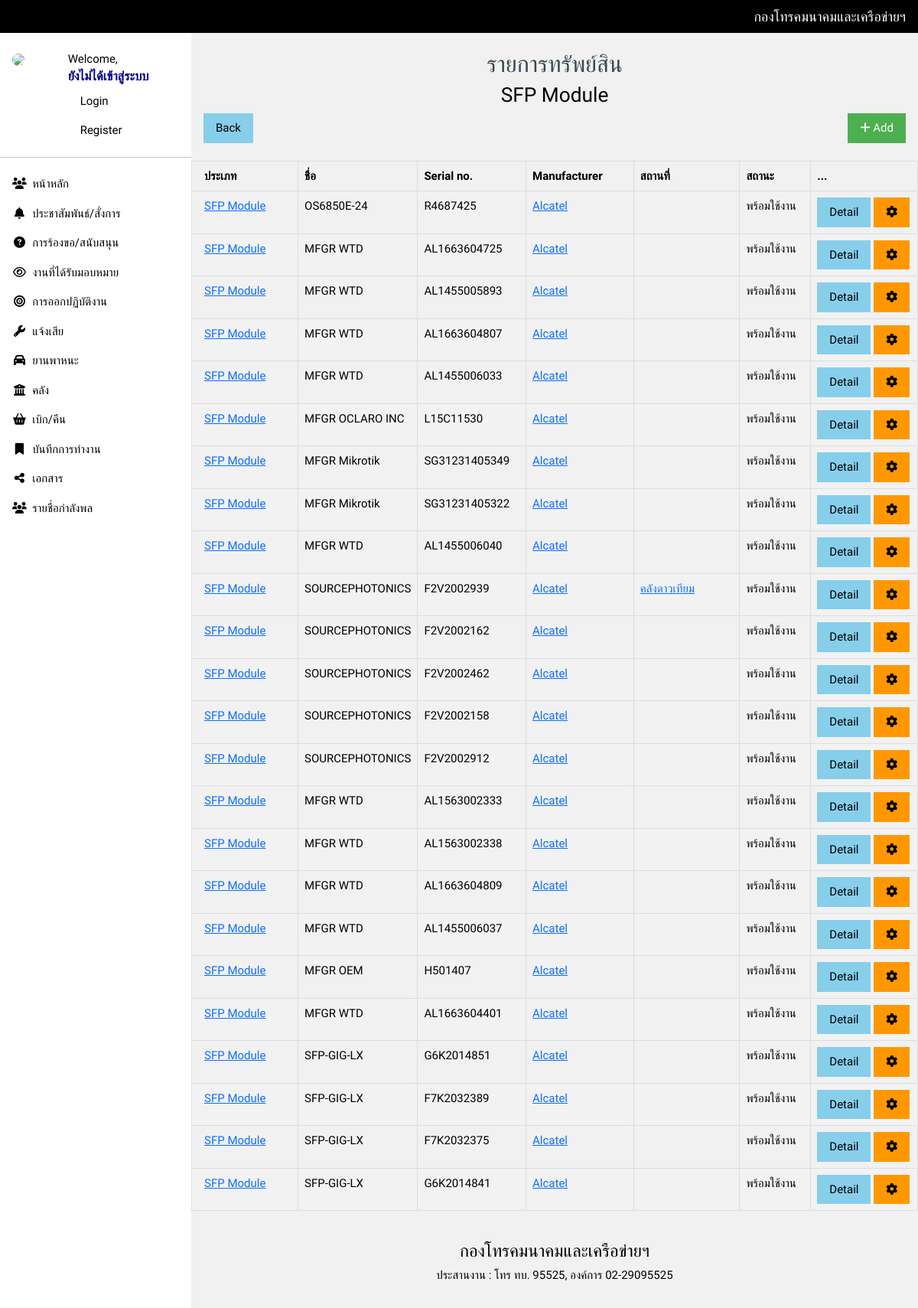
Screenshot of /asset/category/3/ with the database file from the repository.
### asset/models.py (models this page shows, shortened)
class Category(models.Model):
    name = models.CharField(max_length=200)
    def __str__(self):
        return self.name

class Asset(models.Model):
    name           = models.CharField(max_length=200)
    model_no       = models.ForeignKey(AssetModel, null=True, blank=True, on_delete=models.CASCADE, related_name='assets_model')
    serial_no      = models.CharField(max_length=200)
    purchase_date  = models.DateTimeField()
    assigned_to    = models.ForeignKey(User, on_delete=models.CASCADE, related_name='assigned', null=True, blank=True)
    note           = models.TextField(null=True, blank=True)
    image          = models.ImageField(upload_to=get_image_name, null=True, blank=True)
    created_at     = models.DateTimeField(auto_now_add=True)
    updated_at     = models.DateTimeField(auto_now=True)
    status         = models.ForeignKey(AssetStatus, on_delete=models.CASCADE)
    warranty_month = models.CharField(max_length=10)
    supplier       = models.ForeignKey(Supplier, on_delete=models.CASCADE, null=True, blank=True)
    request_able   = models.BooleanField(default=True)
    location_at    = models.ForeignKey(Location, on_delete=models.CASCADE, null=True, blank=True)
    manufacturer   = models.ForeignKey(Manufacturer, on_delete=models.CASCADE, null=True, blank=True)
    quantity       = models.PositiveIntegerField(default=1)
    on_network     = models.ForeignKey(Network, on_delete=models.CASCADE, null=True, blank=True)
    category       = models.ForeignKey(Category, on_delete=models.CASCADE, null=True, blank=True)
    def get_absolute_url(self):
        return reverse("asset:detail", kwargs={"pk": self.pk})

class Manufacturer(models.Model):
    name = models.CharField(max_length=200)

class AssetStatus(models.Model):
    name = models.CharField(max_length=200)
    class Meta:
        verbose_name        = 'Status'
        verbose_name_plural = 'Status'
    def __str__(self):
        return self.name

class Location(models.Model):
    name  = models.CharField(max_length=200)
    city  = models.CharField(max_length=200, null=True, blank=True)
    agent = models.ForeignKey(User, on_delete=models.CASCADE, null=True, blank=True)
    l_tel = models.CharField(max_length=10, null=True, blank=True)
    a_tel = models.CharField(max_length=10, null=True, blank=True)

### asset/views.py (the view)
# urls.py: path('category/<int:pk>/', views.CategoryListView, name='category'),
def CategoryListView(request, pk):
    object_list = Asset.objects.filter(category__id__exact=pk)
    description = Category.objects.get(pk=pk)
    context = {
        'object_list': object_list,
        'description': description,
        'btn':         "Back",
    }
    return render(request, 'asset/asset.html', context)

### account/templatetags/tags.py (called while the page is built)
@register.filter(name='has_group')
def has_group(user, group_name):
    group = user.groups.filter(name=group_name).exists()
    return group

### asset/templates/asset/asset.html (shortened to what this page needs)
{% extends 'base.html' %}
{% load static %}
{% load tz %}
{% load tags %}
{% block content %}
<br>
<div class="w3-container w3-center">
    <h2>รายการทรัพย์สิน</h2>
    <h3>{{ description.name }}</h3>
</div>
<div class="w3-container">
  <div class="w3-content">
    <a href="{% url 'asset:create' %}" class="w3-bar-item w3-button w3-right w3-green">
      <i class="fa fa-plus"></i>
      Add
    </a>
    {% if btn %}
      <a href="{% url 'asset:list' %}" class="w3-bar-item w3-button w3-left w3-light-blue">
        {{ btn }}
      </a>
    {% endif %}
  </div>
</div>
<br>
<div class="w3-content table-responsive">
    <table class="w3-table table-bordered" id="dataTable" width="100%" cellspacing="0" cellpadding="0">
      <thead>
        <tr>
            <th onclick="sortTable(1)" style="width: 15%;">ประเภท</th>
            <th onclick="sortTable(2)" style="width: 15%">ชื่อ</th>
            <th onclick="sortTable(3)" style="width: 15%;">Serial no.</th>
            <th onclick="sortTable(3)" style="width: 15%;">Manufacturer</th>
            <th onclick="sortTable(4)" style="width: 15%;">สถานที่</th>
            <th onclick="sortTable(5)" style="width: 10%;">สถานะ</th>
            <th onclick="sortTable(6)" style="width: 15%;">...</th>
        </tr>
      </thead>
      <tbody>
        {% for object in object_list %}
        <tr class="w3-hover-purple">
            <td>
              <a href="{% url 'asset:category' pk=object.category.pk %}">
              {{ object.category }}
              </a>
            </td>
            <td>{{ object.name }}</td>
            <td>{{ object.serial_no }}</td>
            <td>
              {% if object.manufacturer %}
                <a href="{% url 'asset:manufacturer' pk=object.manufacturer.pk %}">
                  {{ object.manufacturer.name }}
                </a>
              {% endif %}
            </td>
            <td>
              {% if object.location_at %}
                <a href="{% url 'asset:location' pk=object.location_at.pk %}">
                  {{ object.location_at.name }}
                </a>
              {% endif %}
            </td>
            <td>{{ object.status }}</td>
            <td>
                <a href="{{ object.get_absolute_url }}" class="w3-bar-item w3-button w3-light-blue">Detail</a>
                <a href="{% url 'asset:update' pk=object.pk %}" class="w3-bar-item w3-button w3-orange"><i class="fa fa-cog"></i></a>
            </td>
        </tr>
        {% endfor %}
      </tbody>
    </table>
</div>
{% endblock content %}

### static/css/main.css (style rules this page uses)
html { box-sizing:border-box }
*,*:before,*:after { box-sizing:inherit }
html { -ms-text-size-adjust:100%; -webkit-text-size-adjust:100% }
body { margin:0 }
a { background-color:transparent }
html,body { font-family:Verdana,sans-serif; font-size:15px;line-height:1.5 }
html { overflow-x:hidden }
h2 { font-size:30px }
h3 { font-size:24px }
h1,h2,h3,h4,h5,h6 { font-family:"Segoe UI",Arial,sans-serif; font-weight:400;margin:10px 0 }
a { color:inherit }
.w3-table,.w3-table-all { border-collapse:collapse; border-spacing:0; width:100%; display:table }
.w3-table td,.w3-table th,.w3-table-all td,.w3-table-all th { padding:8px 8px; display:table-cell; text-align:left; vertical-align:top }
.w3-table th:first-child,.w3-table td:first-child,.w3-table-all th:first-child,.w3-table-all td:first-child { padding-left:16px }
.w3-btn,.w3-button { border:none; display:inline-block; padding:8px 16px; vertical-align:middle; overflow:hidden; text-decoration:none; color:inherit; background-color:inherit; text-align:center; cursor:pointer; white-space:nowrap }
.w3-btn,.w3-button { -webkit-touch-callout:none; -webkit-user-select:none; -khtml-user-select:none; -moz-user-select:none; -ms-user-select:none; user-select:none }
.w3-container:after,.w3-container:before,.w3-panel:after,.w3-panel:before,.w3-row:after,.w3-row:before,.w3-row-padding:after,.w3-row-padding:before, .w3-cell-row:before,.w3-cell-row:after,.w3-clear:after,.w3-clear:before,.w3-bar:before,.w3-bar:after { content:""; display:table; clear:both }
.w3-content,.w3-auto { margin-left:auto; margin-right:auto }
.w3-content { max-width:980px }
.w3-container,.w3-panel { padding:0.01em 16px }
.w3-center { text-align:center!important }
.w3-left { float:left!important }
.w3-right { float:right!important }
.w3-light-blue,.w3-hover-light-blue:hover { color:#000!important;background-color:#87CEEB!important }
.w3-green,.w3-hover-green:hover { color:#fff!important;background-color:#4CAF50!important }
.w3-orange,.w3-hover-orange:hover { color:#000!important;background-color:#ff9800!important }
.w3-light-grey,.w3-hover-light-grey:hover,.w3-light-gray,.w3-hover-light-gray:hover { color:#000!important;background-color:#f1f1f1!important }

### static/css/site.css (style rules this page uses)
body, h1, h2, h3, h4, h5 { font-family: 'Ubuntu', 'Segoe UI', Tahoma, Geneva, Verdana, sans-serif; }
h2 { font-size: 2.0rem;color:#37474f; margin-bottom: 0px; }
h3 { font-size: 1.5rem; }

### account/templates/base.html (style rules this page uses)
html,body,h1,h2,h3,h4,h5 { font-family: "Raleway", sans-serif }

### asset/templates/asset/asset.html (style rules this page uses)
table { border-spacing: 0; width: 100%; border: 1px solid #ddd; border-collapse: collapse; }
th { cursor: pointer; }
tr:nth-child(even) { background-color: #f2f2f2; }

### rows the page displays
Category: name "SFP Module"
Asset: category "SFP Module", name "OS6850E-24", serial_no "R4687425", manufacturer.name "Alcatel", status "พร้อมใช้งาน"
Asset: category "SFP Module", name "MFGR WTD", serial_no "AL1663604725", manufacturer.name "Alcatel", status "พร้อมใช้งาน"
Asset: category "SFP Module", name "MFGR WTD", serial_no "AL1455005893", manufacturer.name "Alcatel", status "พร้อมใช้งาน"
Asset: category "SFP Module", name "MFGR WTD", serial_no "AL1663604807", manufacturer.name "Alcatel", status "พร้อมใช้งาน"
Asset: category "SFP Module", name "MFGR WTD", serial_no "AL1455006033", manufacturer.name "Alcatel", status "พร้อมใช้งาน"
Asset: category "SFP Module", name "MFGR OCLARO INC", serial_no "L15C11530", manufacturer.name "Alcatel", status "พร้อมใช้งาน"
Asset: category "SFP Module", name "MFGR Mikrotik", serial_no "SG31231405349", manufacturer.name "Alcatel", status "พร้อมใช้งาน"
Asset: category "SFP Module", name "MFGR Mikrotik", serial_no "SG31231405322", manufacturer.name "Alcatel", status "พร้อมใช้งาน"
Asset: category "SFP Module", name "MFGR WTD", serial_no "AL1455006040", manufacturer.name "Alcatel", status "พร้อมใช้งาน"
Asset: category "SFP Module", name "SOURCEPHOTONICS", serial_no "F2V2002939", manufacturer.name "Alcatel", location_at.name "คลังดาวเทียม", status "พร้อมใช้งาน"
Asset: category "SFP Module", name "SOURCEPHOTONICS", serial_no "F2V2002162", manufacturer.name "Alcatel", status "พร้อมใช้งาน"
Asset: category "SFP Module", name "SOURCEPHOTONICS", serial_no "F2V2002462", manufacturer.name "Alcatel", status "พร้อมใช้งาน"
Asset: category "SFP Module", name "SOURCEPHOTONICS", serial_no "F2V2002158", manufacturer.name "Alcatel", status "พร้อมใช้งาน"
Asset: category "SFP Module", name "SOURCEPHOTONICS", serial_no "F2V2002912", manufacturer.name "Alcatel", status "พร้อมใช้งาน"
Asset: category "SFP Module", name "MFGR WTD", serial_no "AL1563002333", manufacturer.name "Alcatel", status "พร้อมใช้งาน"
Asset: category "SFP Module", name "MFGR WTD", serial_no "AL1563002338", manufacturer.name "Alcatel", status "พร้อมใช้งาน"
Asset: category "SFP Module", name "MFGR WTD", serial_no "AL1663604809", manufacturer.name "Alcatel", status "พร้อมใช้งาน"
Asset: category "SFP Module", name "MFGR WTD", serial_no "AL1455006037", manufacturer.name "Alcatel", status "พร้อมใช้งาน"
Asset: category "SFP Module", name "MFGR OEM", serial_no "H501407", manufacturer.name "Alcatel", status "พร้อมใช้งาน"
Asset: category "SFP Module", name "MFGR WTD", serial_no "AL1663604401", manufacturer.name "Alcatel", status "พร้อมใช้งาน"
Asset: category "SFP Module", name "SFP-GIG-LX", serial_no "G6K2014851", manufacturer.name "Alcatel", status "พร้อมใช้งาน"
Asset: category "SFP Module", name "SFP-GIG-LX", serial_no "F7K2032389", manufacturer.name "Alcatel", status "พร้อมใช้งาน"
Asset: category "SFP Module", name "SFP-GIG-LX", serial_no "F7K2032375", manufacturer.name "Alcatel", status "พร้อมใช้งาน"
Asset: category "SFP Module", name "SFP-GIG-LX", serial_no "G6K2014841", manufacturer.name "Alcatel", status "พร้อมใช้งาน"

### other values shown
{{ btn }} "Back"
